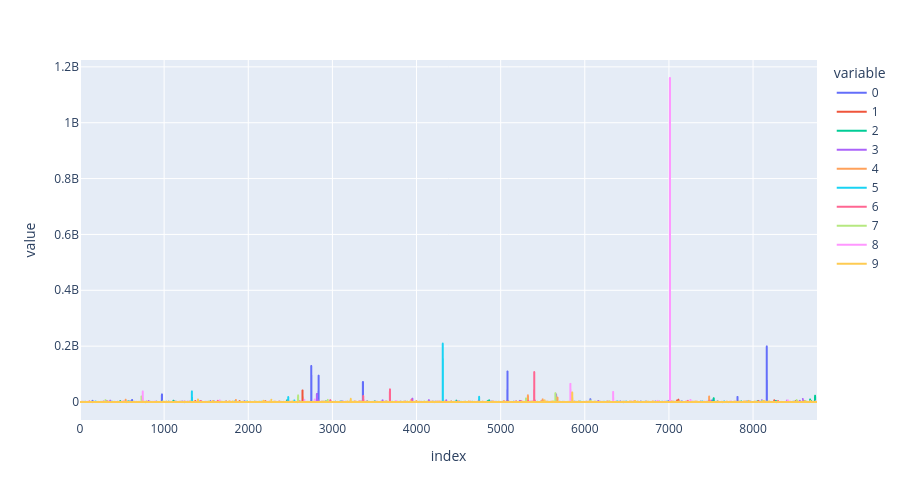

The notebook cell saved with this chart:
### Code cell
fig = px.line(buy_sell_mc_df.applymap(lambda x: x/1e18), height=500)
fig.show()

### Figure 1 — Plotly figure (JSON) as saved in the notebook; plotly's stock layout.template omitted (floating-point values rounded to 4 significant figures; data arrays with more than 128 entries replaced by an {"elided": "..."} marker saying what was removed)
{"data": [{"hovertemplate": "variable=0<br>index=%{x}<br>value=%{y}<extra></extra>", "legendgroup": "0", "line": {"color": "#636efa", "dash": "solid"}, "mode": "lines", "name": "0", "showlegend": true, "type": "scattergl", "x": {"elided": "8761 int values"}, "xaxis": "x", "y": {"elided": "8761 float values"}, "yaxis": "y"}, {"hovertemplate": "variable=1<br>index=%{x}<br>value=%{y}<extra></extra>", "legendgroup": "1", "line": {"color": "#EF553B", "dash": "solid"}, "mode": "lines", "name": "1", "showlegend": true, "type": "scattergl", "x": {"elided": "8761 int values"}, "xaxis": "x", "y": {"elided": "8761 float values"}, "yaxis": "y"}, {"hovertemplate": "variable=2<br>index=%{x}<br>value=%{y}<extra></extra>", "legendgroup": "2", "line": {"color": "#00cc96", "dash": "solid"}, "mode": "lines", "name": "2", "showlegend": true, "type": "scattergl", "x": {"elided": "8761 int values"}, "xaxis": "x", "y": {"elided": "8761 float values"}, "yaxis": "y"}, {"hovertemplate": "variable=3<br>index=%{x}<br>value=%{y}<extra></extra>", "legendgroup": "3", "line": {"color": "#ab63fa", "dash": "solid"}, "mode": "lines", "name": "3", "showlegend": true, "type": "scattergl", "x": {"elided": "8761 int values"}, "xaxis": "x", "y": {"elided": "8761 float values"}, "yaxis": "y"}, {"hovertemplate": "variable=4<br>index=%{x}<br>value=%{y}<extra></extra>", "legendgroup": "4", "line": {"color": "#FFA15A", "dash": "solid"}, "mode": "lines", "name": "4", "showlegend": true, "type": "scattergl", "x": {"elided": "8761 int values"}, "xaxis": "x", "y": {"elided": "8761 float values"}, "yaxis": "y"}, {"hovertemplate": "variable=5<br>index=%{x}<br>value=%{y}<extra></extra>", "legendgroup": "5", "line": {"color": "#19d3f3", "dash": "solid"}, "mode": "lines", "name": "5", "showlegend": true, "type": "scattergl", "x": {"elided": "8761 int values"}, "xaxis": "x", "y": {"elided": "8761 float values"}, "yaxis": "y"}, {"hovertemplate": "variable=6<br>index=%{x}<br>value=%{y}<extra></extra>", "legendgroup": "6", "line": {"color": "#FF6692", "dash": "solid"}, "mode": "lines", "name": "6", "showlegend": true, "type": "scattergl", "x": {"elided": "8761 int values"}, "xaxis": "x", "y": {"elided": "8761 float values"}, "yaxis": "y"}, {"hovertemplate": "variable=7<br>index=%{x}<br>value=%{y}<extra></extra>", "legendgroup": "7", "line": {"color": "#B6E880", "dash": "solid"}, "mode": "lines", "name": "7", "showlegend": true, "type": "scattergl", "x": {"elided": "8761 int values"}, "xaxis": "x", "y": {"elided": "8761 float values"}, "yaxis": "y"}, {"hovertemplate": "variable=8<br>index=%{x}<br>value=%{y}<extra></extra>", "legendgroup": "8", "line": {"color": "#FF97FF", "dash": "solid"}, "mode": "lines", "name": "8", "showlegend": true, "type": "scattergl", "x": {"elided": "8761 int values"}, "xaxis": "x", "y": {"elided": "8761 float values"}, "yaxis": "y"}, {"hovertemplate": "variable=9<br>index=%{x}<br>value=%{y}<extra></extra>", "legendgroup": "9", "line": {"color": "#FECB52", "dash": "solid"}, "mode": "lines", "name": "9", "showlegend": true, "type": "scattergl", "x": {"elided": "8761 int values"}, "xaxis": "x", "y": {"elided": "8761 float values"}, "yaxis": "y"}], "layout": {"height": 500, "legend": {"title": {"text": "variable"}, "tracegroupgap": 0}, "margin": {"t": 60}, "xaxis": {"anchor": "y", "domain": [0, 1], "title": {"text": "index"}}, "yaxis": {"anchor": "x", "domain": [0, 1], "title": {"text": "value"}}}}
